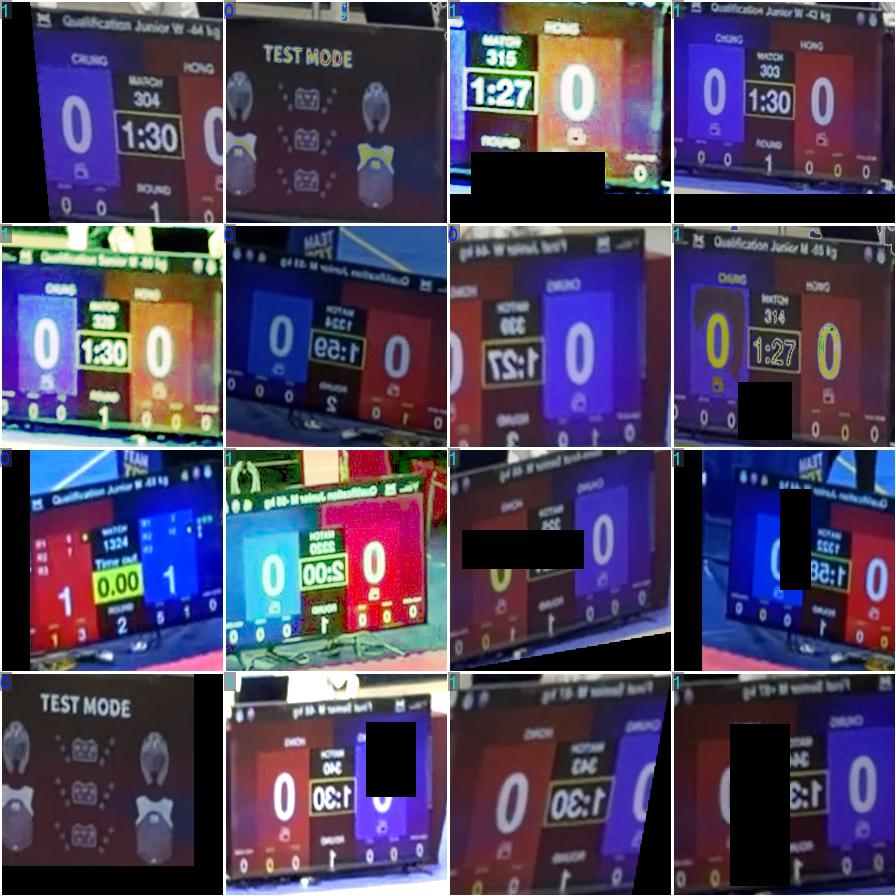
#> input picture detector/runs/round1_cls_combined/train_batch0.jpg, 896 x 896 px
$ python locate_scoreboard.py runs/round1_cls_combined/train_batch0.jpg
#> lines starting #> are read from the running program, lines starting #| are printed output that depends on the picture; after the words box and inside, x2 and y2 are one past the last pixel; in counts of white or black regions, pixels touching at a corner belong together
#> in main, frame is the input picture: shape (896, 896, 3); mean B, G, R 95.6, 68, 78.3
#!/usr/bin/env python3
"""
記分板定位通則（v2）——靠記分板的「指紋」而非畫面座標。

場地到處是紅藍（地墊、護具、布條），單靠找紅塊藍塊會滿畫面誤配。
記分板真正獨一無二的結構是一橫排：

    [ 紅塊(大數字) ][ 深色窄欄(計時器/MATCH/ROUND) ][ 藍塊(大數字) ]

關鍵指紋 = 中間那條「夾在紅與藍之間的深色欄」。地墊的紅藍直接相接、
沒有中間深色欄；布條/護具也沒有這個三明治結構。

演算法：
  1. 各自找出夠大、夠方正的紅塊與藍塊。
  2. 對每一對「紅在左、藍在右、等大、上下對齊、水平靠近」的組合，
     檢查中間夾縫是否為深色（低亮度）——這是決定性條件。
  3. 通過的合併成記分板 bbox；多個候選取分數最高。

不寫死任何畫面座標；只依賴記分板自身的相對結構，故可跨角度/大小/位置。
"""
import sys
import cv2
import numpy as np


def find_color_blocks(hsv, ranges, min_area_frac, frame_area):
    mask = None
    for lower, upper in ranges:
        m = cv2.inRange(hsv, np.array(lower), np.array(upper))
        mask = m if mask is None else cv2.bitwise_or(mask, m)
    kernel = cv2.getStructuringElement(cv2.MORPH_RECT, (7, 7))
    mask = cv2.morphologyEx(mask, cv2.MORPH_CLOSE, kernel, iterations=2)
    contours, _ = cv2.findContours(mask, cv2.RETR_EXTERNAL, cv2.CHAIN_APPROX_SIMPLE)
    blocks = []
    for c in contours:
        x, y, w, h = cv2.boundingRect(c)
        area = w * h
        if area < min_area_frac * frame_area:
            continue
        ar = w / max(h, 1)
        # 記分板單邊比分塊大致方形（略寬），排除細長條（地墊邊線、布條）
        if ar < 0.5 or ar > 2.2:
            continue
        # 填充率：真的色塊填充高，鏤空的地墊輪廓填充低
        fill = cv2.contourArea(c) / max(area, 1)
        if fill < 0.6:
            continue
        blocks.append((x, y, w, h))
    return blocks


# [21 lines left out: function gap_is_dark, not called in this run]


def locate(frame):
    h, w = frame.shape[:2]
    frame_area = h * w
    hsv = cv2.cvtColor(frame, cv2.COLOR_BGR2HSV)
#> hsv: shape (896, 896, 3); mean H, S, V 103.5, 119.1, 110.9
    gray = cv2.cvtColor(frame, cv2.COLOR_BGR2GRAY)

    red_ranges = [((0, 110, 80), (10, 255, 255)), ((168, 110, 80), (180, 255, 255))]
    blue_ranges = [((100, 110, 80), (128, 255, 255))]
    reds = find_color_blocks(hsv, red_ranges, 0.0010, frame_area)
#> the loop in find_color_blocks, `for lower, upper in ranges:` made 2 passes
#> pass 1, in find_color_blocks, `m = cv2.inRange(hsv, np.array(lower), np.array(upper))`:
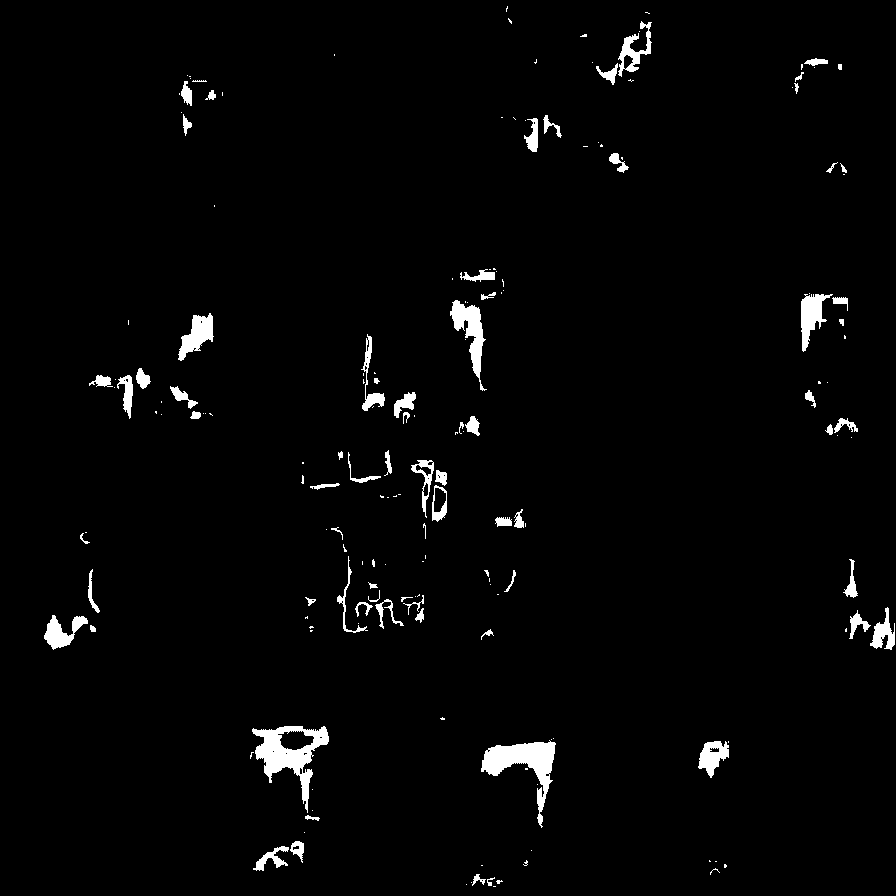
#> m: shape (896, 896); 2.3% white; 179 white regions (106 under 20 px), largest, box (x1, y1, x2, y2) and area: (252, 726, 329, 813) 2338, (481, 740, 556, 828) 2165, (450, 300, 487, 391) 1208
#> in find_color_blocks, `contours, _ = cv2.findContours(mask, cv2.RETR_EXTERNAL, cv2.CHAIN_APPR..`: contours = 45 contours, 17 with area under 20; largest, box (x1, y1, x2, y2) and area: (361, 268, 506, 447) 11265, (319, 460, 447, 633) 9996, (228, 725, 347, 871) 9468, (453, 738, 556, 896) 6920, (30, 520, 101, 653) 6829
#> the loop in find_color_blocks, `for c in contours:` made 45 passes
#> (x, y, w, h, area) on passes 1, 11, 12, 17, 18, 22, 23, 29: (688, 859, 4, 7, 28), (309, 626, 5, 6, 30), (304, 597, 12, 26, 312), (310, 483, 30, 7, 210), (301, 462, 3, 22, 66), (228, 434, 31, 13, 403), (155, 401, 7, 14, 98), (805, 272, 5, 4, 20)
#> after the loop in find_color_blocks, `for c in contours:`: blocks = [(30, 520, 71, 133), (338, 450, 54, 33)]
#> reds = [(30, 520, 71, 133), (338, 450, 54, 33)]
    blues = find_color_blocks(hsv, blue_ranges, 0.0010, frame_area)
#> call 2 of find_color_blocks, with min_area_frac = 0.001, frame_area = 802816
#> in find_color_blocks (call 2), `mask = cv2.morphologyEx(mask, cv2.MORPH_CLOSE, kernel, iterations=2)`:
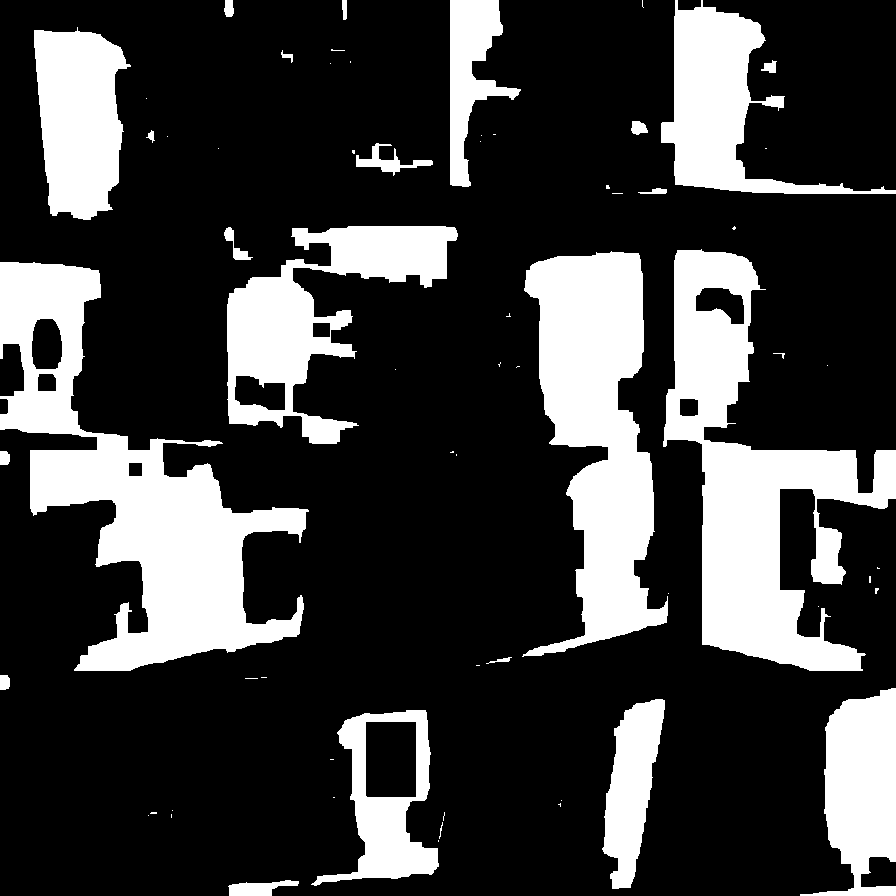
#> mask: shape (896, 896); 24.6% white; 65 white regions (40 under 20 px)
#> in find_color_blocks (call 2), `contours, _ = cv2.findContours(mask, cv2.RETR_EXTERNAL, cv2.CHAIN_APPR..`: contours = 65 contours, 42 with area under 20; largest, box (x1, y1, x2, y2) and area: (0, 262, 309, 671) 44137, (663, 249, 896, 671) 38592, (522, 251, 668, 657) 31522, (227, 226, 458, 444) 19858, (661, 0, 896, 194) 14494
#> the loop in find_color_blocks (call 2), `for c in contours:` made 65 passes
#> (x, y, w, h, area) on passes 3, 18, 20, 23, 28, 33, 34, 42: (439, 822, 4, 17, 68), (0, 675, 10, 15, 150), (486, 657, 26, 7, 182), (875, 588, 4, 6, 24), (0, 451, 10, 14, 140), (773, 353, 12, 6, 72), (506, 313, 5, 4, 20), (638, 188, 29, 6, 174)
#> after the loop in find_color_blocks (call 2), `for c in contours:`: blocks = [(34, 27, 97, 193)]
#> blues = [(34, 27, 97, 193)]

    best = None
    best_score = 0.0
    best_dbg = None
    for red in reds:
        rx, ry, rw, rh = red
        for blue in blues:
            bx, by, bw, bh = blue
            if bx < rx:  # 紅在左、藍在右
                continue
            ra, ba = rw * rh, bw * bh
            size_ratio = min(ra, ba) / max(ra, ba)
            if size_ratio < 0.45:  # 兩塊等大
                continue
            rcy, bcy = ry + rh / 2, by + bh / 2
            if abs(rcy - bcy) > 0.5 * max(rh, bh):  # 垂直對齊
                continue
            gap = bx - (rx + rw)
            if gap > 0.9 * rw or gap < -0.15 * rw:  # 水平靠近
                continue
            dark, mean_val = gap_is_dark(gray, red, blue)
            if not dark:  # 決定性條件：中間夾縫必須是深色欄
                continue
            score = size_ratio * (ra + ba) * (120 - mean_val)
            if score > best_score:
                best_score = score
                x0, y0 = min(rx, bx), min(ry, by)
                x1, y1 = max(rx + rw, bx + bw), max(ry + rh, by + bh)
                best = (x0, y0, x1 - x0, y1 - y0)
                best_dbg = (red, blue, mean_val)
#> this loop made 2 passes
#> after the loop, best_score = 0
    return best, reds, blues, best_dbg


def main(paths):
    for p in paths:
        frame = cv2.imread(p)
        if frame is None:
            print(f"{p}: cannot read")
            continue
        bbox, reds, blues, dbg = locate(frame)
#> reds = [(30, 520, 71, 133), (338, 450, 54, 33)]; blues = [(34, 27, 97, 193)]
        annotated = frame.copy()
        for (x, y, bw, bh) in reds:
            cv2.rectangle(annotated, (x, y), (x + bw, y + bh), (0, 0, 255), 1)
#> this loop made 2 passes
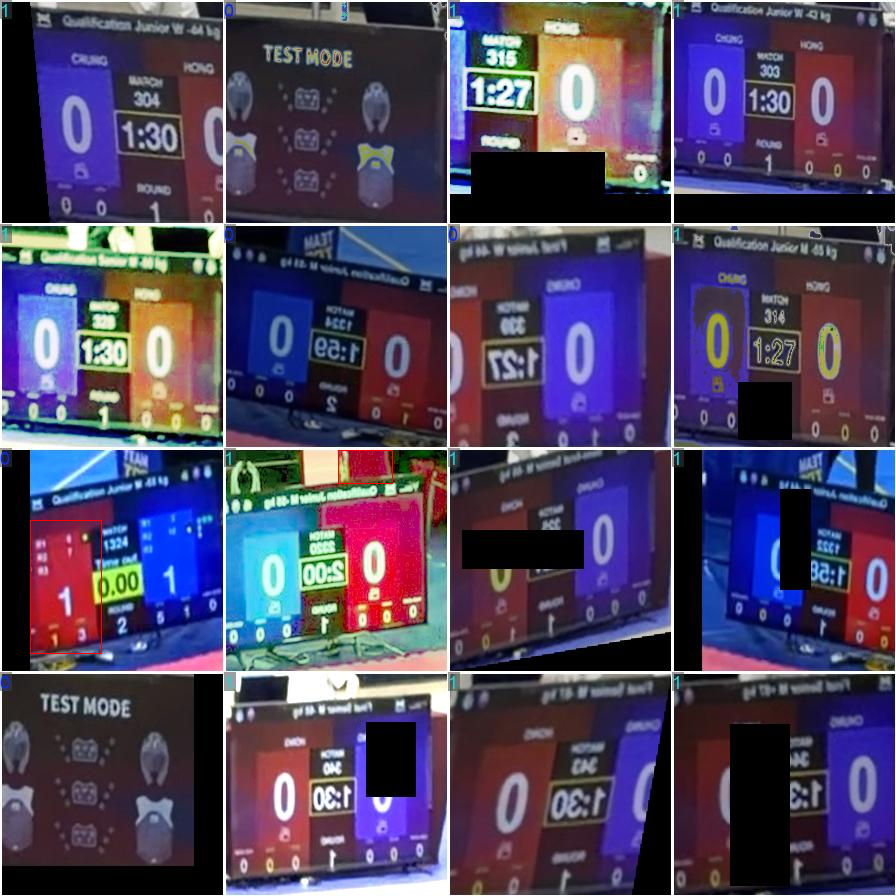
#> annotated: shape (896, 896, 3); 0.07% of pixels changed, all inside (x1, y1, x2, y2) = (30, 450, 393, 654)
        for (x, y, bw, bh) in blues:
            cv2.rectangle(annotated, (x, y), (x + bw, y + bh), (255, 0, 0), 1)
#> this loop made 1 pass
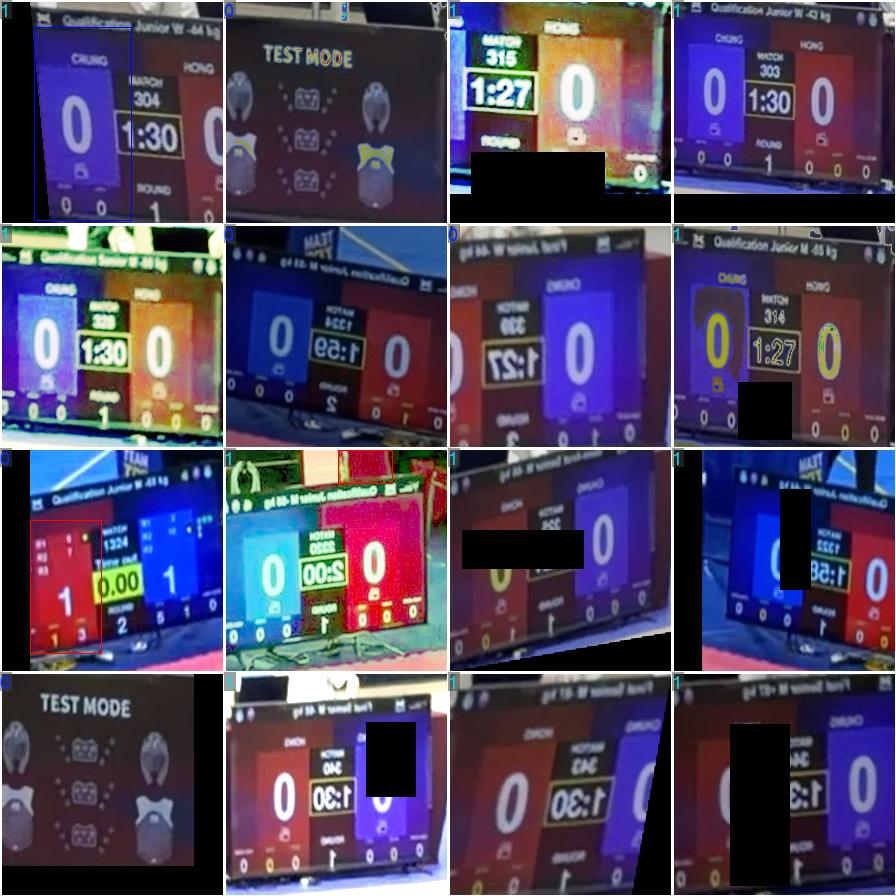
#> annotated: shape (896, 896, 3); 0.07% of pixels changed, all inside (x1, y1, x2, y2) = (34, 27, 132, 221)
        name = p.rsplit("/", 1)[-1]
        if bbox:
            x, y, bw, bh = bbox
            cv2.rectangle(annotated, (x, y), (x + bw, y + bh), (0, 255, 0), 3)
            print(f"{name}: FOUND bbox=x{x} y{y} w{bw} h{bh}  "
                  f"gap_dark_mean={dbg[2]:.0f}  (reds={len(reds)} blues={len(blues)})")
        else:
            print(f"{name}: NONE  (reds={len(reds)} blues={len(blues)})")
#| train_batch0.jpg: NONE  (reds=2 blues=1)
        cv2.imwrite(p.rsplit(".", 1)[0] + ".annot.jpg", annotated)


if __name__ == "__main__":
    main(sys.argv[1:])

$ run again, on detector/runs/round1_cls_combined/train_batch2.jpg
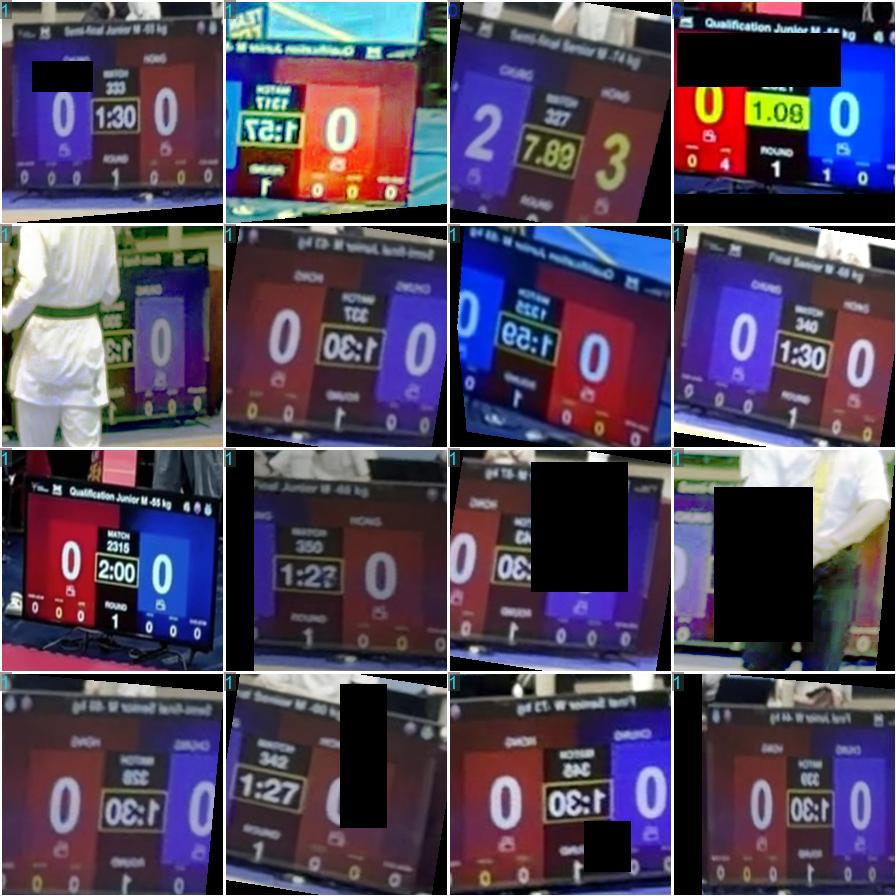
#> input picture detector/runs/round1_cls_combined/train_batch2.jpg, 896 x 896 px
#> in main, frame is the input picture: shape (896, 896, 3); mean B, G, R 92.7, 71.1, 83.3
#> hsv: shape (896, 896, 3); mean H, S, V 97.7, 110.5, 109.2
#> the loop in find_color_blocks, `for lower, upper in ranges:` made 2 passes
#> pass 1, in find_color_blocks, `m = cv2.inRange(hsv, np.array(lower), np.array(upper))`:
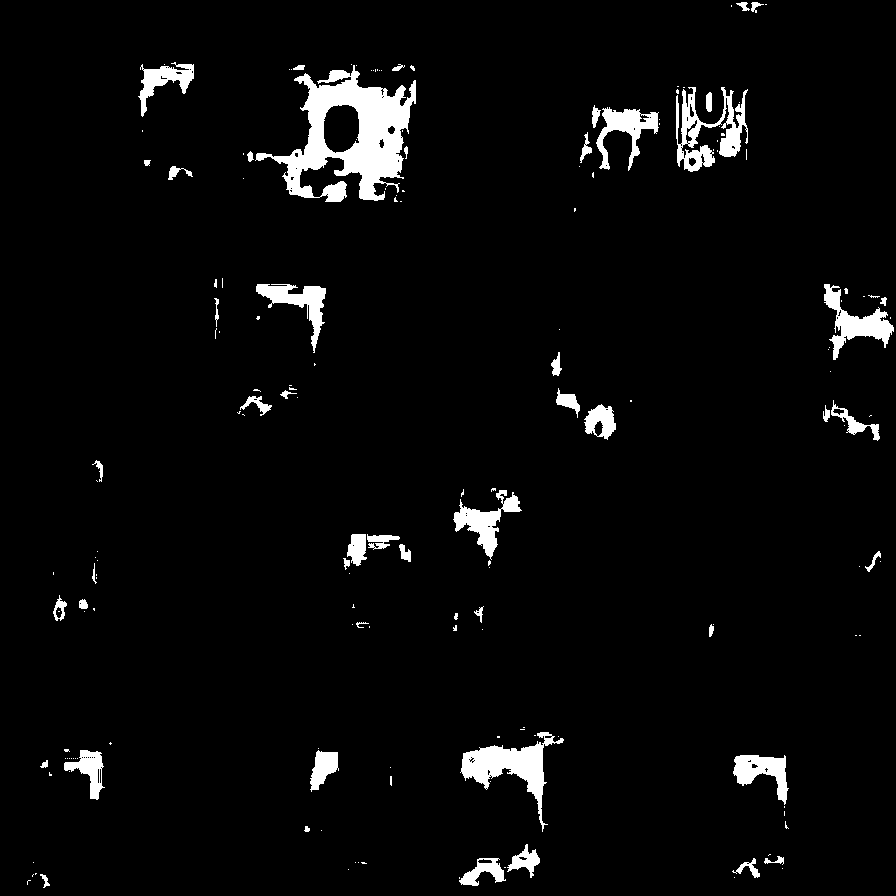
#> m: shape (896, 896); 3.9% white; 176 white regions (124 under 20 px), largest, box (x1, y1, x2, y2) and area: (255, 65, 416, 202) 9215, (460, 732, 564, 832) 2950, (676, 87, 748, 172) 2532
#> contours = 35 contours, 9 with area under 20; largest, box (x1, y1, x2, y2) and area: (243, 62, 419, 203) 16014, (547, 294, 658, 446) 11602, (451, 732, 564, 886) 10919, (27, 496, 119, 626) 8616, (228, 282, 327, 417) 6860
#> the loop in find_color_blocks, `for c in contours:` made 35 passes
#> (x, y, w, h, area, ar, fill) on passes 1, 3, 6, 8, 14, 16, 18, 19: (330, 839, 50, 31, 1550, 1.61, 0.46), (721, 754, 68, 124, 8432, 0.548, 0.543), (0, 748, 105, 140, 14700, 0.75, 0.441), (451, 732, 113, 154, 17402, 0.734, 0.627), (345, 592, 59, 36, 2124, 1.64, 0.451), (343, 534, 68, 43, 2924, 1.58, 0.419), (27, 496, 92, 130, 11960, 0.708, 0.72), (450, 488, 72, 143, 10296, 0.503, 0.365)
#> after the loop in find_color_blocks, `for c in contours:`: blocks = [(451, 732, 113, 154), (27, 496, 92, 130), (92, 450, 46, 37), (547, 294, 111, 152), (243, 62, 176, 141)]
#> in locate, `reds = find_color_blocks(hsv, red_ranges, 0.0010, frame_area)`: reds has the same summary as blocks in find_color_blocks
#> contours = 78 contours, 41 with area under 20; largest, box (x1, y1, x2, y2) and area: (304, 226, 671, 447) 30125, (653, 254, 812, 447) 15167, (450, 36, 547, 212) 11926, (776, 32, 896, 194) 11574, (132, 507, 223, 670) 10546
#> the loop in find_color_blocks (call 2), `for c in contours:` made 78 passes
#> (x, y, w, h, area) on passes 1, 3, 10, 11, 12, 13, 15, 17: (318, 885, 29, 11, 319), (228, 864, 51, 15, 765), (802, 663, 5, 6, 30), (360, 661, 83, 8, 664), (162, 660, 13, 4, 52), (824, 658, 53, 13, 689), (737, 655, 15, 10, 150), (680, 653, 37, 3, 111)
#> in locate, `blues = find_color_blocks(hsv, blue_ranges, 0.0010, frame_area)`: blues = [(132, 507, 91, 163), (450, 36, 97, 176)]
#> the loop in locate, `for red in reds:` made 5 passes
#> after the loop in locate, `for red in reds:`: best = (27, 496, 196, 174); best_dbg = ((27, 496, 92, 130), (132, 507, 91, 163), 65.16); best_score = 1184825.4; x0 = 27; x1 = 223; y0 = 496; y1 = 670
#> in main, `bbox, reds, blues, dbg = locate(frame)`: bbox = (27, 496, 196, 174); reds has the same summary as blocks in find_color_blocks; blues = [(132, 507, 91, 163), (450, 36, 97, 176)]; dbg = ((27, 496, 92, 130), (132, 507, 91, 163), 65.16)
#> the loop in main, `for (x, y, bw, bh) in reds:` made 5 passes
#> the loop in main, `for (x, y, bw, bh) in blues:` made 2 passes
#> in main, `x, y, bw, bh = bbox`: x = 27; y = 496; bw = 196; bh = 174
#> in main, `cv2.rectangle(annotated, (x, y), (x + bw, y + bh), (0, 255, 0), 3)`:
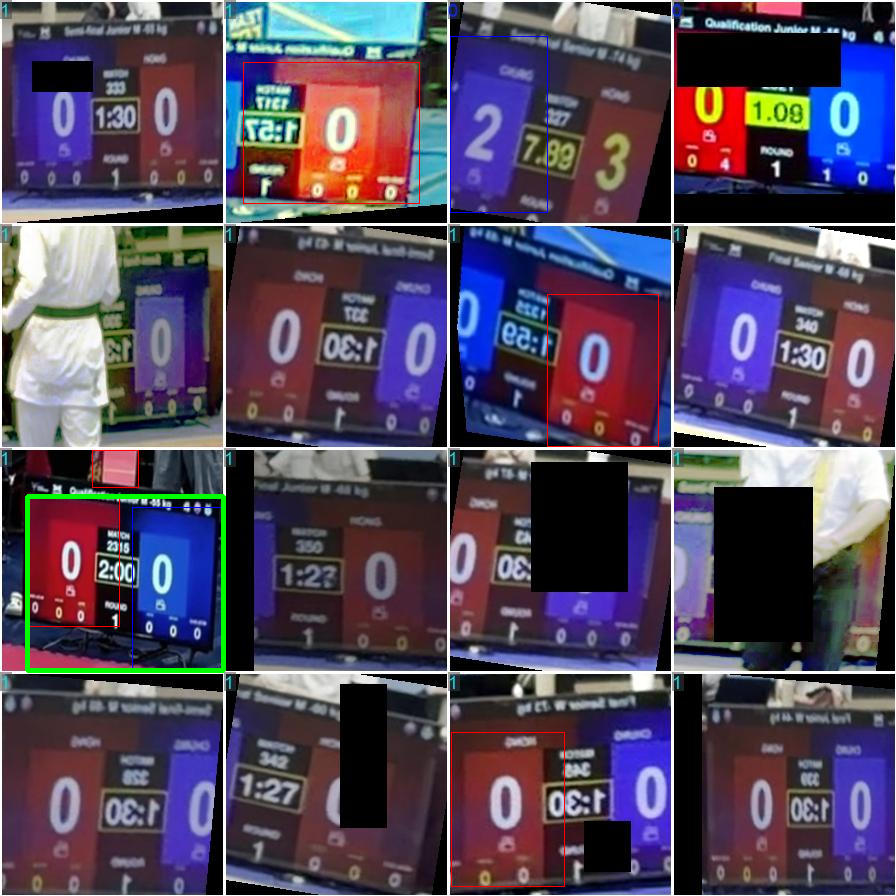
#> annotated: shape (896, 896, 3); mean B, G, R 92.2, 71.6, 83.2
#| train_batch2.jpg: FOUND bbox=x27 y496 w196 h174  gap_dark_mean=65  (reds=5 blues=2)
